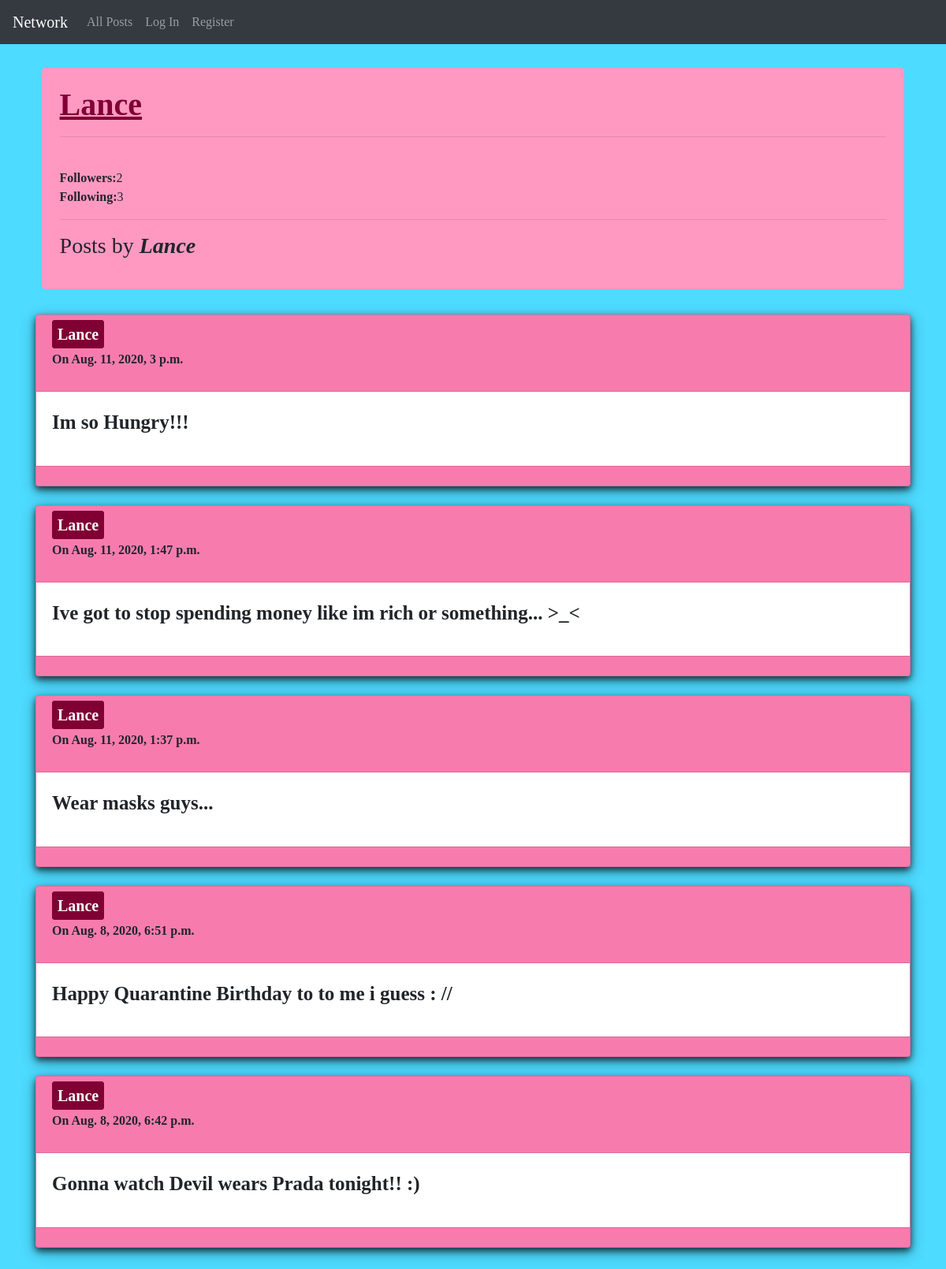
/profile/Lance, run on the app's committed database.
### network/models.py (models this page shows, shortened)
class Blogpost(models.Model):
    username = models.CharField(max_length=64)
    content = models.TextField()
    timestamp = models.DateTimeField(auto_now_add=True)
    likes = models.IntegerField()

### network/views.py (the view)
# urls.py: path("profile/<str:uname>",views.profilepage,name="profilepage"),
def profilepage(request,uname):
    try:
        userposts = Blogpost.objects.filter(username=uname)
        userposts = userposts.order_by("-timestamp").all()
        paginator = Paginator(userposts, 10) # Show 25 contacts per page.
        page_number = request.GET.get('page')
        page_obj = paginator.get_page(page_number)
    except:
        userposts = None
    try:
        if Followinfo.objects.filter(username=uname,follower=request.user.username):
            is_follow = True
        else:
            is_follow = False
    except:
        is_follow = False
    try:
        followerlist = Followinfo.objects.filter(username=uname)
        followers = followerlist.count()
    except:
        followers = 0
    try:
        followinglist = Followinfo.objects.filter(follower=uname)
        following=followinglist.count()
    except:
        following = 0
    try:
        likeslist = Like.objects.filter(likedby=request.user.username)
        likedids = []
        for l in likeslist:
            likedids.append(l.postid)
    except:
        likedids =  None
    cuser=[]
    cuser.append(request.user.username)
    return render(request,'network/profilepage.html',
    {
        'page_obj': page_obj,
        'profilename': uname,
        'isfollow': is_follow,
        "followers":followers,
        "following":following,
        "likedids":likedids,
        "cuser":cuser
        })

### network/templates/network/profilepage.html (shortened to what this page needs)
{% extends "network/index.html" %}
{% block pname %}
<div class="top">
<h1 class="pname"><u><b>{{profilename}}</b></u></h1>
<hr>
<div id="followdiv">
    <div>
        <br>
        <p><b>Followers:</b>{{followers}}<br>
        <b>Following:</b>{{following}}</p>
        <hr>
    </div>
</div>
</div>
{% endblock %}
{% block allorprofile %}
<h3><p>Posts by <b><cite>{{profilename}}</cite></b> </p></h3>
{% endblock %}

### network/templates/network/index.html (shortened to what this page needs)
{% extends "network/layout.html" %}
{% block body %}
<div class="jumbotron" id="jumbo">
    {% block pname %}{% endblock %}
{% if not page_obj %}
    <p>No posts yet!!!</p>
    {% else %}
    {% block allorprofile %}{% endblock %}
    {% endif %}
</div>
<div class="container" id="posts">
  {% block forposts %}
    {% for bpost in page_obj %}
    <div class="card">
    <div class="card-header">
    <h5><a class="userurl" href="{% url 'profilepage' bpost.username %}"><b>{{bpost.username}}<b></a></a></h5>
    <p>On {{bpost.timestamp}}</p>
    </div>
    <div class="card-body" id="card-body-{{bpost.id}}">
        <p>{{bpost.content}}</p>
    </div>
    <div class="card-footer" id="likes-{{bpost.id}}">
    </div>
    </div>
    <br>
    {% endfor %}
    {% endblock %}
</div>
{% endblock %}

### network/static/network/styles.css (style rules this page uses)
body { background-color: #4ddbff; font-family: cursive; }
#jumbo { padding: 2%; margin-left: 2%; margin-right: 2%; background-color: #ff99c2; }
.userurl { color: white; font-weight: 800; padding: 5px; background-color: #800033; border-style: solid; border-color: #800033; border-width: 2px; border-radius: 4px; }
.card { box-shadow: 0 4px 8px 0 rgba(0, 0, 0, 0.7), 0 6px 20px 0 rgba(0, 0, 0, 0.3); background-color: #ff80b3; font-family: times; }
.card-body { background-color: white; font-family: times; font-size: 25px; font-weight: bold; }
.pname { color: #800033; font-family: times; }

### data on the page
Blogpost: username "Lance", timestamp "Aug. 11, 2020, 3 p.m.", content "Im so Hungry!!!"
Blogpost: username "Lance", timestamp "Aug. 11, 2020, 1:47 p.m.", content "Ive got to stop spending money like im rich or something... >_<"
Blogpost: username "Lance", timestamp "Aug. 11, 2020, 1:37 p.m.", content "Wear masks guys..."
Blogpost: username "Lance", timestamp "Aug. 8, 2020, 6:51 p.m.", content "Happy Quarantine Birthday to to me i guess : //"
Blogpost: username "Lance", timestamp "Aug. 8, 2020, 6:42 p.m.", content "Gonna watch Devil wears Prada tonight!! :)"

### other printed values
{{ profilename }} "Lance"
{{ followers }} "2"
{{ following }} "3"
